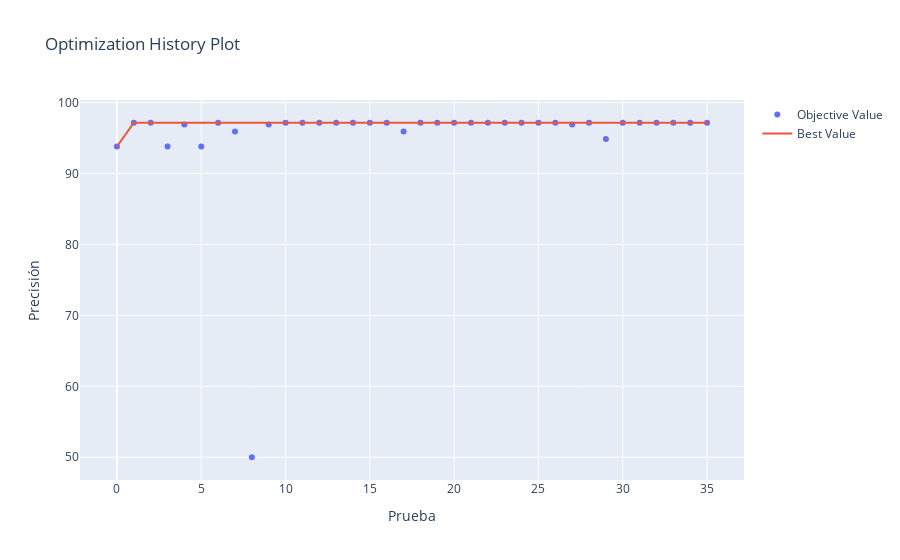

Source (notebook cell):
### Code cell
"""
Plot the Optuna optimization history with the built-in functions
"""

fig = optuna.visualization.plot_optimization_history(study)
fig.update_layout(xaxis_title='Prueba', yaxis_title='Precisión')
fig.show()

### Figure 1 — Plotly figure (JSON) as saved in the notebook; plotly's stock layout.template omitted (floating-point values rounded to 4 significant figures)
{"data": [{"mode": "markers", "name": "Objective Value", "type": "scatter", "x": [0, 1, 2, 3, 4, 5, 6, 7, 8, 9, 10, 11, 12, 13, 14, 15, 16, 17, 18, 19, 20, 21, 22, 23, 24, 25, 26, 27, 28, 29, 30, 31, 32, 33, 34, 35], "y": [93.8, 97.15, 97.15, 93.8, 96.9, 93.8, 97.15, 95.9, 50, 96.9, 97.15, 97.15, 97.15, 97.15, 97.15, 97.15, 97.15, 95.9, 97.15, 97.15, 97.15, 97.15, 97.15, 97.15, 97.15, 97.15, 97.15, 96.9, 97.15, 94.85, 97.15, 97.15, 97.15, 97.15, 97.15, 97.15]}, {"mode": "lines", "name": "Best Value", "type": "scatter", "x": [0, 1, 2, 3, 4, 5, 6, 7, 8, 9, 10, 11, 12, 13, 14, 15, 16, 17, 18, 19, 20, 21, 22, 23, 24, 25, 26, 27, 28, 29, 30, 31, 32, 33, 34, 35], "y": [93.8, 97.15, 97.15, 97.15, 97.15, 97.15, 97.15, 97.15, 97.15, 97.15, 97.15, 97.15, 97.15, 97.15, 97.15, 97.15, 97.15, 97.15, 97.15, 97.15, 97.15, 97.15, 97.15, 97.15, 97.15, 97.15, 97.15, 97.15, 97.15, 97.15, 97.15, 97.15, 97.15, 97.15, 97.15, 97.15]}, {"marker": {"color": "#cccccc"}, "mode": "markers", "name": "Infeasible Trial", "showlegend": false, "type": "scatter", "x": [], "y": []}], "layout": {"title": {"text": "Optimization History Plot"}, "xaxis": {"title": {"text": "Prueba"}}, "yaxis": {"title": {"text": "Precisión"}}}}
